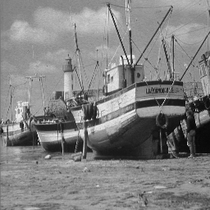
%> input picture ImageProcessing/HW/HW2/Q_2/LR_Boat.png, 210 x 210 px, shrunk from 256 x 256 before the run
$ octave Test_My_Resize.m   (GNU Octave 9; MATLAB toolbox functions it lacks are replaced by stand-ins)
%> lines starting %> are read from the running program, lines starting %| are printed output that depends on the picture
clc, clear, close all;

Resizing_Factor = 2;

Test_1 = im2double(imread("LR_Boat.png"));
%> Test_1: size 210x210 double; min 0, max 1, mean 0.509
Result_1 = im2double(imread("Boat.png"));
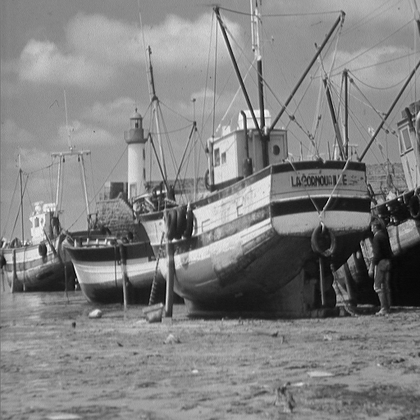
%> input picture ImageProcessing/HW/HW2/Q_2/Boat.png, 420 x 420 px, shrunk from 512 x 512 before the run
%> Result_1: size 420x420 double; min 0, max 1, mean 0.509

Test_2 = im2double(imread("LR_Cameraman.png"));
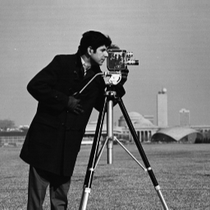
%> input picture ImageProcessing/HW/HW2/Q_2/LR_Cameraman.png, 210 x 210 px, shrunk from 256 x 256 before the run
%> Test_2: size 210x210x3 double; min 0, max 1, mean 0.464
Result_2 = im2double(imread("Cameraman.png"));
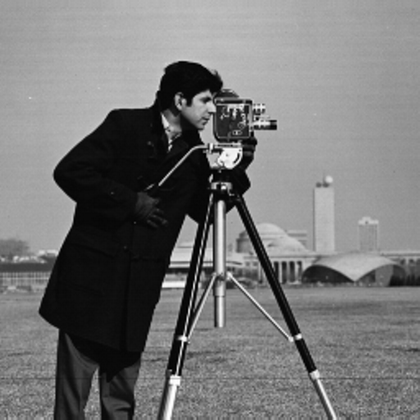
%> input picture ImageProcessing/HW/HW2/Q_2/Cameraman.png, 420 x 420 px, shrunk from 512 x 512 before the run
%> Result_2: size 420x420x3 double; min 0, max 1, mean 0.464

Test_3 = im2double(imread("LR_Peppers.png"));
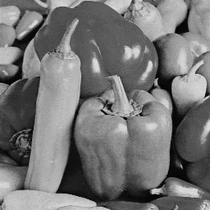
%> input picture ImageProcessing/HW/HW2/Q_2/LR_Peppers.png, 210 x 210 px, shrunk from 256 x 256 before the run
%> Test_3: size 210x210x3 double; min 0, max 0.886, mean 0.458
Result_3 = im2double(imread("Peppers.png"));
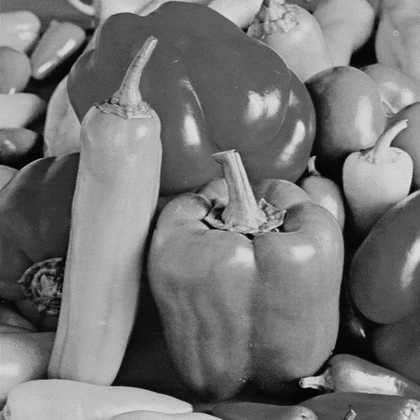
%> input picture ImageProcessing/HW/HW2/Q_2/Peppers.png, 420 x 420 px, shrunk from 512 x 512 before the run
%> Result_3: size 420x420x3 double; min 0, max 0.878, mean 0.458

%> (the run ends here)
